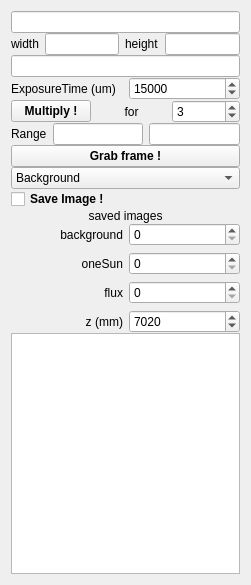
<?xml version="1.0" encoding="UTF-8"?>
<ui version="4.0">
 <class>kFluxMapper</class>
 <widget class="QMainWindow" name="kFluxMapper">
  <property name="geometry">
   <rect>
    <x>0</x>
    <y>0</y>
    <width>251</width>
    <height>585</height>
   </rect>
  </property>
  <property name="windowTitle">
   <string>kFluxMapper</string>
  </property>
  <property name="windowIcon">
   <iconset>
    <normaloff>:/AsynchronousGrabQt/AsynchronousGrab.png</normaloff>:/AsynchronousGrabQt/AsynchronousGrab.png</iconset>
  </property>
  <widget class="QWidget" name="centralWidget">
   <layout class="QVBoxLayout" name="verticalLayout_2">
    <item>
     <layout class="QVBoxLayout" name="verticalLayout">
      <property name="spacing">
       <number>0</number>
      </property>
      <item>
       <widget class="QLineEdit" name="lineEdit_camera"/>
      </item>
      <item>
       <layout class="QHBoxLayout" name="horizontalLayout_3">
        <item>
         <widget class="QLabel" name="label_7">
          <property name="text">
           <string>width</string>
          </property>
         </widget>
        </item>
        <item>
         <widget class="QLineEdit" name="lineEdit_width"/>
        </item>
        <item>
         <widget class="QLabel" name="label_8">
          <property name="text">
           <string>height</string>
          </property>
         </widget>
        </item>
        <item>
         <widget class="QLineEdit" name="lineEdit_height"/>
        </item>
       </layout>
      </item>
      <item>
       <widget class="QLineEdit" name="lineEdit_depth">
        <property name="maximumSize">
         <size>
          <width>16777215</width>
          <height>16777215</height>
         </size>
        </property>
       </widget>
      </item>
      <item>
       <layout class="QHBoxLayout" name="horizontalLayout">
        <item>
         <widget class="QLabel" name="label_5">
          <property name="text">
           <string>ExposureTime (um)</string>
          </property>
         </widget>
        </item>
        <item>
         <widget class="QDoubleSpinBox" name="dSBexpTime">
          <property name="decimals">
           <number>0</number>
          </property>
          <property name="minimum">
           <double>25.000000000000000</double>
          </property>
          <property name="maximum">
           <double>10000000.000000000000000</double>
          </property>
          <property name="singleStep">
           <double>1000.000000000000000</double>
          </property>
          <property name="value">
           <double>15000.000000000000000</double>
          </property>
         </widget>
        </item>
       </layout>
      </item>
      <item>
       <layout class="QHBoxLayout" name="horizontalLayout_4">
        <item>
         <widget class="QPushButton" name="pB_multiply">
          <property name="font">
           <font>
            <weight>75</weight>
            <bold>true</bold>
           </font>
          </property>
          <property name="text">
           <string>Multiply !</string>
          </property>
         </widget>
        </item>
        <item>
         <widget class="QLabel" name="label_10">
          <property name="text">
           <string>for</string>
          </property>
          <property name="alignment">
           <set>Qt::AlignCenter</set>
          </property>
         </widget>
        </item>
        <item>
         <widget class="QDoubleSpinBox" name="dSBexpTimeMulty">
          <property name="decimals">
           <number>0</number>
          </property>
          <property name="maximum">
           <double>1000000.000000000000000</double>
          </property>
          <property name="singleStep">
           <double>1.000000000000000</double>
          </property>
          <property name="value">
           <double>3.000000000000000</double>
          </property>
         </widget>
        </item>
       </layout>
      </item>
      <item>
       <layout class="QHBoxLayout" name="horizontalLayout_2">
        <item>
         <widget class="QLabel" name="label_2">
          <property name="text">
           <string>Range</string>
          </property>
         </widget>
        </item>
        <item>
         <widget class="QLineEdit" name="lineEdit_MIN"/>
        </item>
        <item>
         <widget class="QLineEdit" name="lineEdit_MAX"/>
        </item>
       </layout>
      </item>
      <item>
       <widget class="QPushButton" name="pB_aquire">
        <property name="font">
         <font>
          <weight>75</weight>
          <bold>true</bold>
         </font>
        </property>
        <property name="text">
         <string>Grab frame !</string>
        </property>
       </widget>
      </item>
      <item>
       <widget class="QComboBox" name="comboBox">
        <property name="layoutDirection">
         <enum>Qt::LeftToRight</enum>
        </property>
        <property name="sizeAdjustPolicy">
         <enum>QComboBox::AdjustToContents</enum>
        </property>
        <item>
         <property name="text">
          <string>Background</string>
         </property>
        </item>
        <item>
         <property name="text">
          <string>OneSun</string>
         </property>
        </item>
        <item>
         <property name="text">
          <string>ConcentratedFlux</string>
         </property>
        </item>
       </widget>
      </item>
      <item>
       <widget class="QCheckBox" name="checkBox">
        <property name="font">
         <font>
          <weight>75</weight>
          <bold>true</bold>
         </font>
        </property>
        <property name="text">
         <string>Save Image !</string>
        </property>
       </widget>
      </item>
      <item>
       <widget class="QLabel" name="label_6">
        <property name="font">
         <font>
          <weight>50</weight>
          <bold>false</bold>
         </font>
        </property>
        <property name="text">
         <string>saved images</string>
        </property>
        <property name="alignment">
         <set>Qt::AlignCenter</set>
        </property>
       </widget>
      </item>
      <item>
       <layout class="QGridLayout" name="gridLayout">
        <item row="0" column="0">
         <widget class="QLabel" name="label">
          <property name="text">
           <string>background</string>
          </property>
          <property name="alignment">
           <set>Qt::AlignRight|Qt::AlignTrailing|Qt::AlignVCenter</set>
          </property>
         </widget>
        </item>
        <item row="0" column="1">
         <widget class="QSpinBox" name="spinBox_back"/>
        </item>
        <item row="1" column="0">
         <widget class="QLabel" name="label_3">
          <property name="text">
           <string>oneSun</string>
          </property>
          <property name="alignment">
           <set>Qt::AlignRight|Qt::AlignTrailing|Qt::AlignVCenter</set>
          </property>
         </widget>
        </item>
        <item row="1" column="1">
         <widget class="QSpinBox" name="spinBox_oneSun"/>
        </item>
        <item row="2" column="0">
         <widget class="QLabel" name="label_4">
          <property name="text">
           <string>flux</string>
          </property>
          <property name="alignment">
           <set>Qt::AlignRight|Qt::AlignTrailing|Qt::AlignVCenter</set>
          </property>
         </widget>
        </item>
        <item row="2" column="1">
         <widget class="QSpinBox" name="spinBox_flux"/>
        </item>
        <item row="3" column="0">
         <widget class="QLabel" name="label_9">
          <property name="text">
           <string>z (mm)</string>
          </property>
          <property name="alignment">
           <set>Qt::AlignRight|Qt::AlignTrailing|Qt::AlignVCenter</set>
          </property>
         </widget>
        </item>
        <item row="3" column="1">
         <widget class="QSpinBox" name="spinBox_z">
          <property name="minimum">
           <number>0</number>
          </property>
          <property name="maximum">
           <number>9999</number>
          </property>
          <property name="value">
           <number>7020</number>
          </property>
         </widget>
        </item>
       </layout>
      </item>
      <item>
       <widget class="QListWidget" name="m_ListLog">
        <property name="minimumSize">
         <size>
          <width>0</width>
          <height>100</height>
         </size>
        </property>
       </widget>
      </item>
     </layout>
    </item>
   </layout>
  </widget>
 </widget>
 <layoutdefault spacing="6" margin="11"/>
 <resources/>
 <connections/>
</ui>
